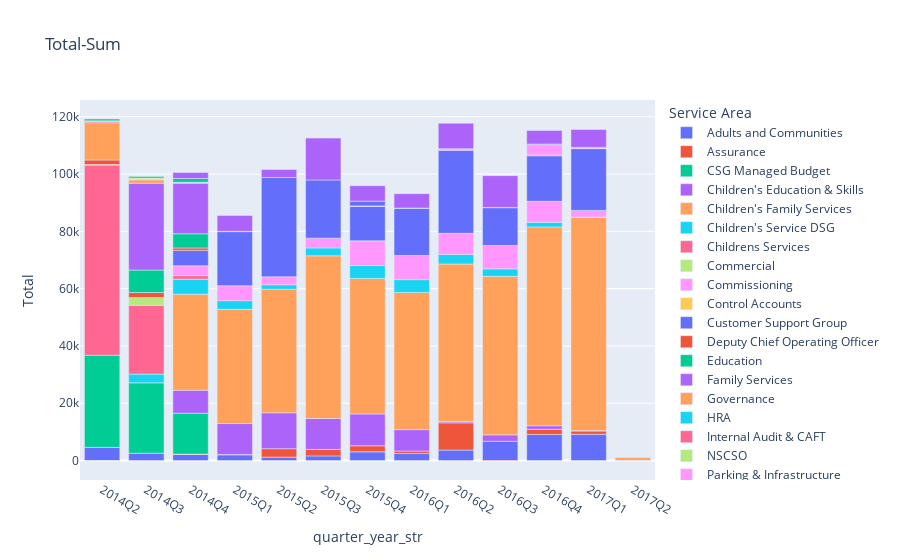
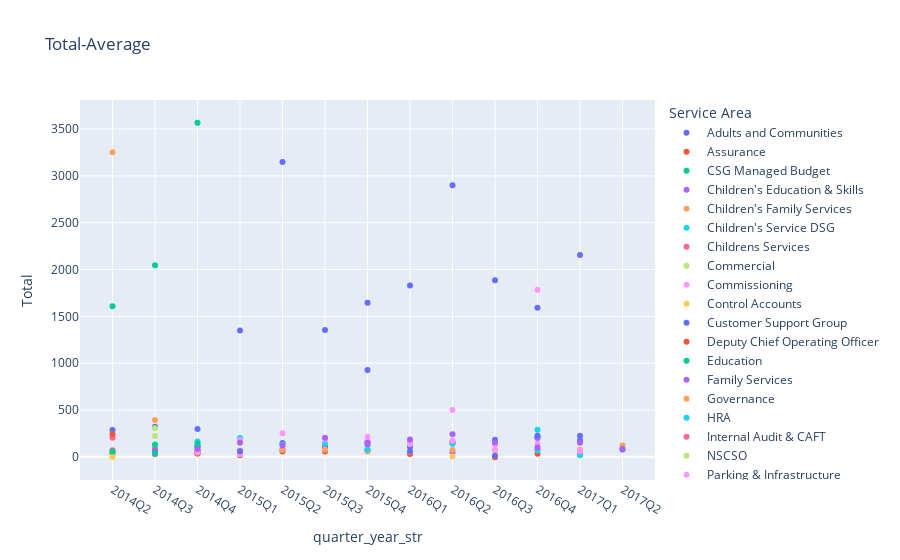
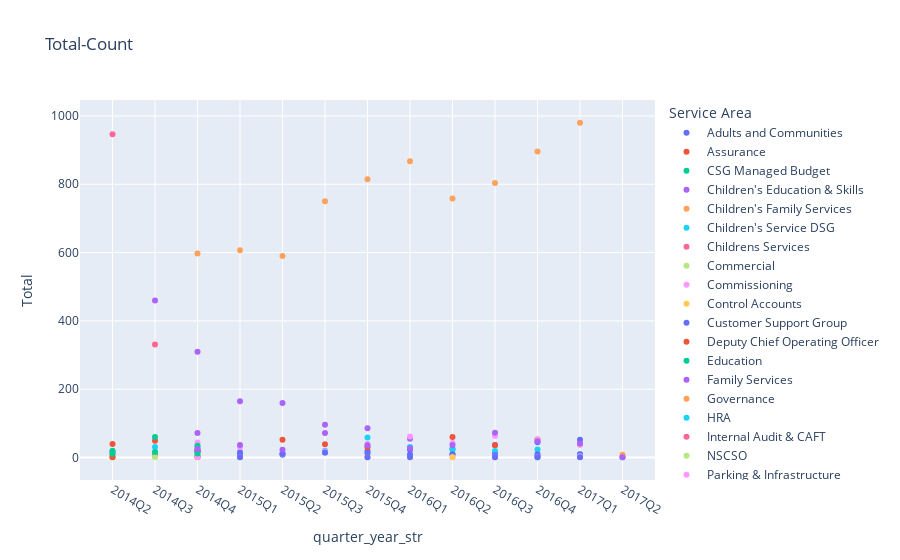

Notebook code for these charts, in order:
### Code cell
# Sum 
data = ds.drop(columns=['Journal Date','quarter_year']).groupby(['Service Area','quarter_year_str']).sum()[['Total']].reset_index()
fig = px.bar(data, x = 'quarter_year_str', y = 'Total',color = 'Service Area',title="Total-Sum")
fig.show()
# Avg
data = ds[['Service Area','quarter_year_str','Total']].groupby(['Service Area','quarter_year_str']).mean()[['Total']].reset_index()
fig = px.scatter(data, x = 'quarter_year_str', y = 'Total',color = 'Service Area', title="Total-Average")
fig.show()
# Count
data = ds[['Service Area','quarter_year_str','Total']].groupby(['Service Area','quarter_year_str']).count()[['Total']].reset_index()
fig = px.scatter(data, x = 'quarter_year_str', y = 'Total',color = 'Service Area',title="Total-Count")
fig.show()

### Figure 1 — Plotly figure (JSON) as saved in the notebook; plotly's stock layout.template omitted (floating-point values rounded to 4 significant figures)
{"data": [{"alignmentgroup": "True", "hovertemplate": "Service Area=Adults and Communities<br>quarter_year_str=%{x}<br>Total=%{y}<extra></extra>", "legendgroup": "Adults and Communities", "marker": {"color": "#636efa", "pattern": {"shape": ""}}, "name": "Adults and Communities", "offsetgroup": "Adults and Communities", "orientation": "v", "showlegend": true, "textposition": "auto", "type": "bar", "x": ["2014Q2", "2014Q3", "2014Q4", "2015Q1", "2015Q2", "2015Q3", "2015Q4", "2016Q1", "2016Q2", "2016Q3", "2016Q4", "2017Q1", "2017Q2"], "xaxis": "x", "y": [4608, 2570.0, 2149.0, 2018.0, 1187.0, 1636.0, 3039.0, 2469.0, 3659.0, 6742.0, 9118.0, 9166.0, 79], "yaxis": "y"}, {"alignmentgroup": "True", "hovertemplate": "Service Area=Assurance<br>quarter_year_str=%{x}<br>Total=%{y}<extra></extra>", "legendgroup": "Assurance", "marker": {"color": "#EF553B", "pattern": {"shape": ""}}, "name": "Assurance", "offsetgroup": "Assurance", "orientation": "v", "showlegend": true, "textposition": "auto", "type": "bar", "x": ["2014Q4", "2015Q1", "2015Q2", "2015Q3", "2015Q4", "2016Q1", "2016Q2", "2016Q3", "2016Q4", "2017Q1"], "xaxis": "x", "y": [105.3, 67.45, 2962.0, 2262.0, 2110.0, 849.3, 9510.0, -151.4, 1786.0, 1170.0], "yaxis": "y"}, {"alignmentgroup": "True", "hovertemplate": "Service Area=CSG Managed Budget<br>quarter_year_str=%{x}<br>Total=%{y}<extra></extra>", "legendgroup": "CSG Managed Budget", "marker": {"color": "#00cc96", "pattern": {"shape": ""}}, "name": "CSG Managed Budget", "offsetgroup": "CSG Managed Budget", "orientation": "v", "showlegend": true, "textposition": "auto", "type": "bar", "x": ["2014Q2", "2014Q3", "2014Q4"], "xaxis": "x", "y": [32170.0, 24549, 14270], "yaxis": "y"}, {"alignmentgroup": "True", "hovertemplate": "Service Area=Children's Education & Skills<br>quarter_year_str=%{x}<br>Total=%{y}<extra></extra>", "legendgroup": "Children's Education & Skills", "marker": {"color": "#ab63fa", "pattern": {"shape": ""}}, "name": "Children's Education & Skills", "offsetgroup": "Children's Education & Skills", "orientation": "v", "showlegend": true, "textposition": "auto", "type": "bar", "x": ["2014Q4", "2015Q1", "2015Q2", "2015Q3", "2015Q4", "2016Q1", "2016Q2", "2016Q3", "2016Q4", "2017Q1"], "xaxis": "x", "y": [8036.0, 10840.0, 12520.0, 10780.0, 11120.0, 7482.0, 481.7, 2229.0, 1254.0, 116.1], "yaxis": "y"}, {"alignmentgroup": "True", "hovertemplate": "Service Area=Children's Family Services<br>quarter_year_str=%{x}<br>Total=%{y}<extra></extra>", "legendgroup": "Children's Family Services", "marker": {"color": "#FFA15A", "pattern": {"shape": ""}}, "name": "Children's Family Services", "offsetgroup": "Children's Family Services", "orientation": "v", "showlegend": true, "textposition": "auto", "type": "bar", "x": ["2014Q4", "2015Q1", "2015Q2", "2015Q3", "2015Q4", "2016Q1", "2016Q2", "2016Q3", "2016Q4", "2017Q1", "2017Q2"], "xaxis": "x", "y": [33510.0, 39860.0, 43140.0, 56770.0, 47280.0, 47880.0, 54940.0, 55320.0, 69390.0, 74350.0, 974.0], "yaxis": "y"}, {"alignmentgroup": "True", "hovertemplate": "Service Area=Children's Service DSG<br>quarter_year_str=%{x}<br>Total=%{y}<extra></extra>", "legendgroup": "Children's Service DSG", "marker": {"color": "#19d3f3", "pattern": {"shape": ""}}, "name": "Children's Service DSG", "offsetgroup": "Children's Service DSG", "orientation": "v", "showlegend": true, "textposition": "auto", "type": "bar", "x": ["2014Q3", "2014Q4", "2015Q1", "2015Q2", "2015Q3", "2015Q4", "2016Q1", "2016Q2", "2016Q3", "2016Q4", "2017Q1"], "xaxis": "x", "y": [3048.0, 5214.0, 3031.0, 1543.0, 2776.0, 4531.0, 4457.0, 3343.0, 2618.0, 1599.0, 168.3], "yaxis": "y"}, {"alignmentgroup": "True", "hovertemplate": "Service Area=Childrens Services<br>quarter_year_str=%{x}<br>Total=%{y}<extra></extra>", "legendgroup": "Childrens Services", "marker": {"color": "#FF6692", "pattern": {"shape": ""}}, "name": "Childrens Services", "offsetgroup": "Childrens Services", "orientation": "v", "showlegend": true, "textposition": "auto", "type": "bar", "x": ["2014Q2", "2014Q3", "2014Q4"], "xaxis": "x", "y": [66340.0, 24000.0, 1264.0], "yaxis": "y"}, {"alignmentgroup": "True", "hovertemplate": "Service Area=Commercial<br>quarter_year_str=%{x}<br>Total=%{y}<extra></extra>", "legendgroup": "Commercial", "marker": {"color": "#B6E880", "pattern": {"shape": ""}}, "name": "Commercial", "offsetgroup": "Commercial", "orientation": "v", "showlegend": true, "textposition": "auto", "type": "bar", "x": ["2014Q3"], "xaxis": "x", "y": [2743.0], "yaxis": "y"}, {"alignmentgroup": "True", "hovertemplate": "Service Area=Commissioning<br>quarter_year_str=%{x}<br>Total=%{y}<extra></extra>", "legendgroup": "Commissioning", "marker": {"color": "#FF97FF", "pattern": {"shape": ""}}, "name": "Commissioning", "offsetgroup": "Commissioning", "orientation": "v", "showlegend": true, "textposition": "auto", "type": "bar", "x": ["2014Q4", "2015Q1", "2015Q2", "2015Q3", "2015Q4", "2016Q1", "2016Q2", "2016Q3", "2016Q4", "2017Q1"], "xaxis": "x", "y": [3425.0, 5189.0, 2776.0, 3402.0, 8603.0, 8435.0, 7370.0, 8139.0, 7314.0, 2331.0], "yaxis": "y"}, {"alignmentgroup": "True", "hovertemplate": "Service Area=Control Accounts<br>quarter_year_str=%{x}<br>Total=%{y}<extra></extra>", "legendgroup": "Control Accounts", "marker": {"color": "#FECB52", "pattern": {"shape": ""}}, "name": "Control Accounts", "offsetgroup": "Control Accounts", "orientation": "v", "showlegend": true, "textposition": "auto", "type": "bar", "x": ["2014Q2"], "xaxis": "x", "y": [190.7], "yaxis": "y"}, {"alignmentgroup": "True", "hovertemplate": "Service Area=Customer Support Group<br>quarter_year_str=%{x}<br>Total=%{y}<extra></extra>", "legendgroup": "Customer Support Group", "marker": {"color": "#636efa", "pattern": {"shape": ""}}, "name": "Customer Support Group", "offsetgroup": "Customer Support Group", "orientation": "v", "showlegend": true, "textposition": "auto", "type": "bar", "x": ["2014Q4", "2015Q1", "2015Q2", "2015Q3", "2015Q4", "2016Q1", "2016Q2", "2016Q3", "2016Q4", "2017Q1"], "xaxis": "x", "y": [5375.0, 18900.0, 34636, 20300.0, 12040.0, 16470.0, 28990.0, 13197, 15910.0, 21554], "yaxis": "y"}, {"alignmentgroup": "True", "hovertemplate": "Service Area=Deputy Chief Operating Officer<br>quarter_year_str=%{x}<br>Total=%{y}<extra></extra>", "legendgroup": "Deputy Chief Operating Officer", "marker": {"color": "#EF553B", "pattern": {"shape": ""}}, "name": "Deputy Chief Operating Officer", "offsetgroup": "Deputy Chief Operating Officer", "orientation": "v", "showlegend": true, "textposition": "auto", "type": "bar", "x": ["2014Q2", "2014Q3", "2014Q4"], "xaxis": "x", "y": [1591.0, 1728.0, 848.9], "yaxis": "y"}, {"alignmentgroup": "True", "hovertemplate": "Service Area=Education<br>quarter_year_str=%{x}<br>Total=%{y}<extra></extra>", "legendgroup": "Education", "marker": {"color": "#00cc96", "pattern": {"shape": ""}}, "name": "Education", "offsetgroup": "Education", "orientation": "v", "showlegend": true, "textposition": "auto", "type": "bar", "x": ["2014Q3", "2014Q4"], "xaxis": "x", "y": [7858.0, 4957.0], "yaxis": "y"}, {"alignmentgroup": "True", "hovertemplate": "Service Area=Family Services<br>quarter_year_str=%{x}<br>Total=%{y}<extra></extra>", "legendgroup": "Family Services", "marker": {"color": "#ab63fa", "pattern": {"shape": ""}}, "name": "Family Services", "offsetgroup": "Family Services", "orientation": "v", "showlegend": true, "textposition": "auto", "type": "bar", "x": ["2014Q3", "2014Q4"], "xaxis": "x", "y": [30280.0, 17690.0], "yaxis": "y"}, {"alignmentgroup": "True", "hovertemplate": "Service Area=Governance<br>quarter_year_str=%{x}<br>Total=%{y}<extra></extra>", "legendgroup": "Governance", "marker": {"color": "#FFA15A", "pattern": {"shape": ""}}, "name": "Governance", "offsetgroup": "Governance", "orientation": "v", "showlegend": true, "textposition": "auto", "type": "bar", "x": ["2014Q2", "2014Q3", "2014Q4"], "xaxis": "x", "y": [13010.0, 1177.0, 53.94], "yaxis": "y"}, {"alignmentgroup": "True", "hovertemplate": "Service Area=HRA<br>quarter_year_str=%{x}<br>Total=%{y}<extra></extra>", "legendgroup": "HRA", "marker": {"color": "#19d3f3", "pattern": {"shape": ""}}, "name": "HRA", "offsetgroup": "HRA", "orientation": "v", "showlegend": true, "textposition": "auto", "type": "bar", "x": ["2016Q4"], "xaxis": "x", "y": [289.9], "yaxis": "y"}, {"alignmentgroup": "True", "hovertemplate": "Service Area=Internal Audit & CAFT<br>quarter_year_str=%{x}<br>Total=%{y}<extra></extra>", "legendgroup": "Internal Audit & CAFT", "marker": {"color": "#FF6692", "pattern": {"shape": ""}}, "name": "Internal Audit & CAFT", "offsetgroup": "Internal Audit & CAFT", "orientation": "v", "showlegend": true, "textposition": "auto", "type": "bar", "x": ["2014Q2", "2014Q3", "2014Q4"], "xaxis": "x", "y": [407.2, 192.9, 116], "yaxis": "y"}, {"alignmentgroup": "True", "hovertemplate": "Service Area=NSCSO<br>quarter_year_str=%{x}<br>Total=%{y}<extra></extra>", "legendgroup": "NSCSO", "marker": {"color": "#B6E880", "pattern": {"shape": ""}}, "name": "NSCSO", "offsetgroup": "NSCSO", "orientation": "v", "showlegend": true, "textposition": "auto", "type": "bar", "x": ["2014Q2", "2014Q3"], "xaxis": "x", "y": [10, 445.5], "yaxis": "y"}, {"alignmentgroup": "True", "hovertemplate": "Service Area=Parking & Infrastructure<br>quarter_year_str=%{x}<br>Total=%{y}<extra></extra>", "legendgroup": "Parking & Infrastructure", "marker": {"color": "#FF97FF", "pattern": {"shape": ""}}, "name": "Parking & Infrastructure", "offsetgroup": "Parking & Infrastructure", "orientation": "v", "showlegend": true, "textposition": "auto", "type": "bar", "x": ["2014Q4", "2015Q1", "2015Q4", "2016Q2", "2016Q3", "2016Q4", "2017Q1"], "xaxis": "x", "y": [92.82, 28.43, 159.7, 500, 76.25, 3568.0, 234.7], "yaxis": "y"}, {"alignmentgroup": "True", "hovertemplate": "Service Area=Public Health<br>quarter_year_str=%{x}<br>Total=%{y}<extra></extra>", "legendgroup": "Public Health", "marker": {"color": "#FECB52", "pattern": {"shape": ""}}, "name": "Public Health", "offsetgroup": "Public Health", "orientation": "v", "showlegend": true, "textposition": "auto", "type": "bar", "x": ["2014Q2", "2016Q2"], "xaxis": "x", "y": [-2.35, 4.55], "yaxis": "y"}, {"alignmentgroup": "True", "hovertemplate": "Service Area=Regional Enterprise<br>quarter_year_str=%{x}<br>Total=%{y}<extra></extra>", "legendgroup": "Regional Enterprise", "marker": {"color": "#636efa", "pattern": {"shape": ""}}, "name": "Regional Enterprise", "offsetgroup": "Regional Enterprise", "orientation": "v", "showlegend": true, "textposition": "auto", "type": "bar", "x": ["2015Q1", "2015Q4", "2016Q1", "2016Q3", "2016Q4", "2017Q1"], "xaxis": "x", "y": [60, 1645, 60, 12, 226, 226], "yaxis": "y"}, {"alignmentgroup": "True", "hovertemplate": "Service Area=Strategic Commissioning Board<br>quarter_year_str=%{x}<br>Total=%{y}<extra></extra>", "legendgroup": "Strategic Commissioning Board", "marker": {"color": "#EF553B", "pattern": {"shape": ""}}, "name": "Strategic Commissioning Board", "offsetgroup": "Strategic Commissioning Board", "orientation": "v", "showlegend": true, "textposition": "auto", "type": "bar", "x": ["2014Q2"], "xaxis": "x", "y": [244], "yaxis": "y"}, {"alignmentgroup": "True", "hovertemplate": "Service Area=Street Scene<br>quarter_year_str=%{x}<br>Total=%{y}<extra></extra>", "legendgroup": "Street Scene", "marker": {"color": "#00cc96", "pattern": {"shape": ""}}, "name": "Street Scene", "offsetgroup": "Street Scene", "orientation": "v", "showlegend": true, "textposition": "auto", "type": "bar", "x": ["2014Q2", "2014Q3", "2014Q4"], "xaxis": "x", "y": [630.1, 570.6, 1332.0], "yaxis": "y"}, {"alignmentgroup": "True", "hovertemplate": "Service Area=Streetscene<br>quarter_year_str=%{x}<br>Total=%{y}<extra></extra>", "legendgroup": "Streetscene", "marker": {"color": "#ab63fa", "pattern": {"shape": ""}}, "name": "Streetscene", "offsetgroup": "Streetscene", "orientation": "v", "showlegend": true, "textposition": "auto", "type": "bar", "x": ["2014Q4", "2015Q1", "2015Q2", "2015Q3", "2015Q4", "2016Q1", "2016Q2", "2016Q3", "2016Q4", "2017Q1", "2017Q2"], "xaxis": "x", "y": [2078.0, 5549.0, 2802.0, 14610.0, 5391.0, 5037.0, 8930.0, 11100.0, 4774.0, 6206.0, 86], "yaxis": "y"}], "layout": {"barmode": "relative", "legend": {"title": {"text": "Service Area"}, "tracegroupgap": 0}, "title": {"text": "Total-Sum"}, "xaxis": {"anchor": "y", "domain": [0, 1], "title": {"text": "quarter_year_str"}}, "yaxis": {"anchor": "x", "domain": [0, 1], "title": {"text": "Total"}}}}

### Figure 2 — Plotly figure (JSON) as saved in the notebook; plotly's stock layout.template omitted (floating-point values rounded to 4 significant figures)
{"data": [{"hovertemplate": "Service Area=Adults and Communities<br>quarter_year_str=%{x}<br>Total=%{y}<extra></extra>", "legendgroup": "Adults and Communities", "marker": {"color": "#636efa", "symbol": "circle"}, "mode": "markers", "name": "Adults and Communities", "orientation": "v", "showlegend": true, "type": "scatter", "x": ["2014Q2", "2014Q3", "2014Q4", "2015Q1", "2015Q2", "2015Q3", "2015Q4", "2016Q1", "2016Q2", "2016Q3", "2016Q4", "2017Q1", "2017Q2"], "xaxis": "x", "y": [288, 321.3, 119.4, 183.4, 148.4, 109.1, 159.9, 107.3, 146.4, 182.2, 202.6, 176.3, 79], "yaxis": "y"}, {"hovertemplate": "Service Area=Assurance<br>quarter_year_str=%{x}<br>Total=%{y}<extra></extra>", "legendgroup": "Assurance", "marker": {"color": "#EF553B", "symbol": "circle"}, "mode": "markers", "name": "Assurance", "orientation": "v", "showlegend": true, "type": "scatter", "x": ["2014Q4", "2015Q1", "2015Q2", "2015Q3", "2015Q4", "2016Q1", "2016Q2", "2016Q3", "2016Q4", "2017Q1"], "xaxis": "x", "y": [35.11, 16.86, 56.96, 58.01, 70.33, 29.29, 158.5, -4.206, 33.69, 30.79], "yaxis": "y"}, {"hovertemplate": "Service Area=CSG Managed Budget<br>quarter_year_str=%{x}<br>Total=%{y}<extra></extra>", "legendgroup": "CSG Managed Budget", "marker": {"color": "#00cc96", "symbol": "circle"}, "mode": "markers", "name": "CSG Managed Budget", "orientation": "v", "showlegend": true, "type": "scatter", "x": ["2014Q2", "2014Q3", "2014Q4"], "xaxis": "x", "y": [1608.0, 2046.0, 3568.0], "yaxis": "y"}, {"hovertemplate": "Service Area=Children's Education & Skills<br>quarter_year_str=%{x}<br>Total=%{y}<extra></extra>", "legendgroup": "Children's Education & Skills", "marker": {"color": "#ab63fa", "symbol": "circle"}, "mode": "markers", "name": "Children's Education & Skills", "orientation": "v", "showlegend": true, "type": "scatter", "x": ["2014Q4", "2015Q1", "2015Q2", "2015Q3", "2015Q4", "2016Q1", "2016Q2", "2016Q3", "2016Q4", "2017Q1"], "xaxis": "x", "y": [111.6, 65.67, 78.28, 112.3, 129.3, 136.0, 48.17, 148.6, 209.0, 58.05], "yaxis": "y"}, {"hovertemplate": "Service Area=Children's Family Services<br>quarter_year_str=%{x}<br>Total=%{y}<extra></extra>", "legendgroup": "Children's Family Services", "marker": {"color": "#FFA15A", "symbol": "circle"}, "mode": "markers", "name": "Children's Family Services", "orientation": "v", "showlegend": true, "type": "scatter", "x": ["2014Q4", "2015Q1", "2015Q2", "2015Q3", "2015Q4", "2016Q1", "2016Q2", "2016Q3", "2016Q4", "2017Q1", "2017Q2"], "xaxis": "x", "y": [56.13, 65.66, 73.11, 75.69, 58.01, 55.23, 72.48, 68.81, 77.44, 75.87, 121.8], "yaxis": "y"}, {"hovertemplate": "Service Area=Children's Service DSG<br>quarter_year_str=%{x}<br>Total=%{y}<extra></extra>", "legendgroup": "Children's Service DSG", "marker": {"color": "#19d3f3", "symbol": "circle"}, "mode": "markers", "name": "Children's Service DSG", "orientation": "v", "showlegend": true, "type": "scatter", "x": ["2014Q3", "2014Q4", "2015Q1", "2015Q2", "2015Q3", "2015Q4", "2016Q1", "2016Q2", "2016Q3", "2016Q4", "2017Q1"], "xaxis": "x", "y": [98.31, 162.9, 202.0, 128.6, 138.8, 76.79, 143.8, 139.3, 137.8, 66.64, 16.83], "yaxis": "y"}, {"hovertemplate": "Service Area=Childrens Services<br>quarter_year_str=%{x}<br>Total=%{y}<extra></extra>", "legendgroup": "Childrens Services", "marker": {"color": "#FF6692", "symbol": "circle"}, "mode": "markers", "name": "Childrens Services", "orientation": "v", "showlegend": true, "type": "scatter", "x": ["2014Q2", "2014Q3", "2014Q4"], "xaxis": "x", "y": [70.13, 72.5, 63.21], "yaxis": "y"}, {"hovertemplate": "Service Area=Commercial<br>quarter_year_str=%{x}<br>Total=%{y}<extra></extra>", "legendgroup": "Commercial", "marker": {"color": "#B6E880", "symbol": "circle"}, "mode": "markers", "name": "Commercial", "orientation": "v", "showlegend": true, "type": "scatter", "x": ["2014Q3"], "xaxis": "x", "y": [304.8], "yaxis": "y"}, {"hovertemplate": "Service Area=Commissioning<br>quarter_year_str=%{x}<br>Total=%{y}<extra></extra>", "legendgroup": "Commissioning", "marker": {"color": "#FF97FF", "symbol": "circle"}, "mode": "markers", "name": "Commissioning", "orientation": "v", "showlegend": true, "type": "scatter", "x": ["2014Q4", "2015Q1", "2015Q2", "2015Q3", "2015Q4", "2016Q1", "2016Q2", "2016Q3", "2016Q4", "2017Q1"], "xaxis": "x", "y": [77.85, 178.9, 252.4, 189.0, 215.1, 136.0, 171.4, 129.2, 140.7, 61.35], "yaxis": "y"}, {"hovertemplate": "Service Area=Control Accounts<br>quarter_year_str=%{x}<br>Total=%{y}<extra></extra>", "legendgroup": "Control Accounts", "marker": {"color": "#FECB52", "symbol": "circle"}, "mode": "markers", "name": "Control Accounts", "orientation": "v", "showlegend": true, "type": "scatter", "x": ["2014Q2"], "xaxis": "x", "y": [23.84], "yaxis": "y"}, {"hovertemplate": "Service Area=Customer Support Group<br>quarter_year_str=%{x}<br>Total=%{y}<extra></extra>", "legendgroup": "Customer Support Group", "marker": {"color": "#636efa", "symbol": "circle"}, "mode": "markers", "name": "Customer Support Group", "orientation": "v", "showlegend": true, "type": "scatter", "x": ["2014Q4", "2015Q1", "2015Q2", "2015Q3", "2015Q4", "2016Q1", "2016Q2", "2016Q3", "2016Q4", "2017Q1"], "xaxis": "x", "y": [298.6, 1350.0, 3149.0, 1354.0, 926.3, 1830.0, 2899.0, 1885.0, 1591.0, 2155.0], "yaxis": "y"}, {"hovertemplate": "Service Area=Deputy Chief Operating Officer<br>quarter_year_str=%{x}<br>Total=%{y}<extra></extra>", "legendgroup": "Deputy Chief Operating Officer", "marker": {"color": "#EF553B", "symbol": "circle"}, "mode": "markers", "name": "Deputy Chief Operating Officer", "orientation": "v", "showlegend": true, "type": "scatter", "x": ["2014Q2", "2014Q3", "2014Q4"], "xaxis": "x", "y": [39.78, 35.27, 35.37], "yaxis": "y"}, {"hovertemplate": "Service Area=Education<br>quarter_year_str=%{x}<br>Total=%{y}<extra></extra>", "legendgroup": "Education", "marker": {"color": "#00cc96", "symbol": "circle"}, "mode": "markers", "name": "Education", "orientation": "v", "showlegend": true, "type": "scatter", "x": ["2014Q3", "2014Q4"], "xaxis": "x", "y": [131.0, 141.6], "yaxis": "y"}, {"hovertemplate": "Service Area=Family Services<br>quarter_year_str=%{x}<br>Total=%{y}<extra></extra>", "legendgroup": "Family Services", "marker": {"color": "#ab63fa", "symbol": "circle"}, "mode": "markers", "name": "Family Services", "orientation": "v", "showlegend": true, "type": "scatter", "x": ["2014Q3", "2014Q4"], "xaxis": "x", "y": [65.83, 57.08], "yaxis": "y"}, {"hovertemplate": "Service Area=Governance<br>quarter_year_str=%{x}<br>Total=%{y}<extra></extra>", "legendgroup": "Governance", "marker": {"color": "#FFA15A", "symbol": "circle"}, "mode": "markers", "name": "Governance", "orientation": "v", "showlegend": true, "type": "scatter", "x": ["2014Q2", "2014Q3", "2014Q4"], "xaxis": "x", "y": [3253.0, 392.3, 53.94], "yaxis": "y"}, {"hovertemplate": "Service Area=HRA<br>quarter_year_str=%{x}<br>Total=%{y}<extra></extra>", "legendgroup": "HRA", "marker": {"color": "#19d3f3", "symbol": "circle"}, "mode": "markers", "name": "HRA", "orientation": "v", "showlegend": true, "type": "scatter", "x": ["2016Q4"], "xaxis": "x", "y": [289.9], "yaxis": "y"}, {"hovertemplate": "Service Area=Internal Audit & CAFT<br>quarter_year_str=%{x}<br>Total=%{y}<extra></extra>", "legendgroup": "Internal Audit & CAFT", "marker": {"color": "#FF6692", "symbol": "circle"}, "mode": "markers", "name": "Internal Audit & CAFT", "orientation": "v", "showlegend": true, "type": "scatter", "x": ["2014Q2", "2014Q3", "2014Q4"], "xaxis": "x", "y": [203.6, 27.56, 58], "yaxis": "y"}, {"hovertemplate": "Service Area=NSCSO<br>quarter_year_str=%{x}<br>Total=%{y}<extra></extra>", "legendgroup": "NSCSO", "marker": {"color": "#B6E880", "symbol": "circle"}, "mode": "markers", "name": "NSCSO", "orientation": "v", "showlegend": true, "type": "scatter", "x": ["2014Q2", "2014Q3"], "xaxis": "x", "y": [10, 222.8], "yaxis": "y"}, {"hovertemplate": "Service Area=Parking & Infrastructure<br>quarter_year_str=%{x}<br>Total=%{y}<extra></extra>", "legendgroup": "Parking & Infrastructure", "marker": {"color": "#FF97FF", "symbol": "circle"}, "mode": "markers", "name": "Parking & Infrastructure", "orientation": "v", "showlegend": true, "type": "scatter", "x": ["2014Q4", "2015Q1", "2015Q4", "2016Q2", "2016Q3", "2016Q4", "2017Q1"], "xaxis": "x", "y": [46.41, 28.43, 159.7, 500, 76.25, 1784.0, 58.67], "yaxis": "y"}, {"hovertemplate": "Service Area=Public Health<br>quarter_year_str=%{x}<br>Total=%{y}<extra></extra>", "legendgroup": "Public Health", "marker": {"color": "#FECB52", "symbol": "circle"}, "mode": "markers", "name": "Public Health", "orientation": "v", "showlegend": true, "type": "scatter", "x": ["2014Q2", "2016Q2"], "xaxis": "x", "y": [-1.175, 4.55], "yaxis": "y"}, {"hovertemplate": "Service Area=Regional Enterprise<br>quarter_year_str=%{x}<br>Total=%{y}<extra></extra>", "legendgroup": "Regional Enterprise", "marker": {"color": "#636efa", "symbol": "circle"}, "mode": "markers", "name": "Regional Enterprise", "orientation": "v", "showlegend": true, "type": "scatter", "x": ["2015Q1", "2015Q4", "2016Q1", "2016Q3", "2016Q4", "2017Q1"], "xaxis": "x", "y": [60, 1645, 60, 12, 226, 226], "yaxis": "y"}, {"hovertemplate": "Service Area=Strategic Commissioning Board<br>quarter_year_str=%{x}<br>Total=%{y}<extra></extra>", "legendgroup": "Strategic Commissioning Board", "marker": {"color": "#EF553B", "symbol": "circle"}, "mode": "markers", "name": "Strategic Commissioning Board", "orientation": "v", "showlegend": true, "type": "scatter", "x": ["2014Q2"], "xaxis": "x", "y": [244], "yaxis": "y"}, {"hovertemplate": "Service Area=Street Scene<br>quarter_year_str=%{x}<br>Total=%{y}<extra></extra>", "legendgroup": "Street Scene", "marker": {"color": "#00cc96", "symbol": "circle"}, "mode": "markers", "name": "Street Scene", "orientation": "v", "showlegend": true, "type": "scatter", "x": ["2014Q2", "2014Q3", "2014Q4"], "xaxis": "x", "y": [57.28, 35.66, 111.0], "yaxis": "y"}, {"hovertemplate": "Service Area=Streetscene<br>quarter_year_str=%{x}<br>Total=%{y}<extra></extra>", "legendgroup": "Streetscene", "marker": {"color": "#ab63fa", "symbol": "circle"}, "mode": "markers", "name": "Streetscene", "orientation": "v", "showlegend": true, "type": "scatter", "x": ["2014Q4", "2015Q1", "2015Q2", "2015Q3", "2015Q4", "2016Q1", "2016Q2", "2016Q3", "2016Q4", "2017Q1", "2017Q2"], "xaxis": "x", "y": [83.13, 150.0, 121.8, 202.9, 149.7, 186.6, 241.3, 152.0, 99.45, 151.4, 86], "yaxis": "y"}], "layout": {"legend": {"title": {"text": "Service Area"}, "tracegroupgap": 0}, "title": {"text": "Total-Average"}, "xaxis": {"anchor": "y", "domain": [0, 1], "title": {"text": "quarter_year_str"}}, "yaxis": {"anchor": "x", "domain": [0, 1], "title": {"text": "Total"}}}}

### Figure 3 — Plotly figure (JSON) as saved in the notebook; plotly's stock layout.template omitted (floating-point values rounded to 4 significant figures)
{"data": [{"hovertemplate": "Service Area=Adults and Communities<br>quarter_year_str=%{x}<br>Total=%{y}<extra></extra>", "legendgroup": "Adults and Communities", "marker": {"color": "#636efa", "symbol": "circle"}, "mode": "markers", "name": "Adults and Communities", "orientation": "v", "showlegend": true, "type": "scatter", "x": ["2014Q2", "2014Q3", "2014Q4", "2015Q1", "2015Q2", "2015Q3", "2015Q4", "2016Q1", "2016Q2", "2016Q3", "2016Q4", "2017Q1", "2017Q2"], "xaxis": "x", "y": [16, 8, 18, 11, 8, 15, 19, 23, 25, 37, 45, 52, 1], "yaxis": "y"}, {"hovertemplate": "Service Area=Assurance<br>quarter_year_str=%{x}<br>Total=%{y}<extra></extra>", "legendgroup": "Assurance", "marker": {"color": "#EF553B", "symbol": "circle"}, "mode": "markers", "name": "Assurance", "orientation": "v", "showlegend": true, "type": "scatter", "x": ["2014Q4", "2015Q1", "2015Q2", "2015Q3", "2015Q4", "2016Q1", "2016Q2", "2016Q3", "2016Q4", "2017Q1"], "xaxis": "x", "y": [3, 4, 52, 39, 30, 29, 60, 36, 53, 38], "yaxis": "y"}, {"hovertemplate": "Service Area=CSG Managed Budget<br>quarter_year_str=%{x}<br>Total=%{y}<extra></extra>", "legendgroup": "CSG Managed Budget", "marker": {"color": "#00cc96", "symbol": "circle"}, "mode": "markers", "name": "CSG Managed Budget", "orientation": "v", "showlegend": true, "type": "scatter", "x": ["2014Q2", "2014Q3", "2014Q4"], "xaxis": "x", "y": [20, 12, 4], "yaxis": "y"}, {"hovertemplate": "Service Area=Children's Education & Skills<br>quarter_year_str=%{x}<br>Total=%{y}<extra></extra>", "legendgroup": "Children's Education & Skills", "marker": {"color": "#ab63fa", "symbol": "circle"}, "mode": "markers", "name": "Children's Education & Skills", "orientation": "v", "showlegend": true, "type": "scatter", "x": ["2014Q4", "2015Q1", "2015Q2", "2015Q3", "2015Q4", "2016Q1", "2016Q2", "2016Q3", "2016Q4", "2017Q1"], "xaxis": "x", "y": [72, 165, 160, 96, 86, 55, 10, 15, 6, 2], "yaxis": "y"}, {"hovertemplate": "Service Area=Children's Family Services<br>quarter_year_str=%{x}<br>Total=%{y}<extra></extra>", "legendgroup": "Children's Family Services", "marker": {"color": "#FFA15A", "symbol": "circle"}, "mode": "markers", "name": "Children's Family Services", "orientation": "v", "showlegend": true, "type": "scatter", "x": ["2014Q4", "2015Q1", "2015Q2", "2015Q3", "2015Q4", "2016Q1", "2016Q2", "2016Q3", "2016Q4", "2017Q1", "2017Q2"], "xaxis": "x", "y": [597, 607, 590, 750, 815, 867, 758, 804, 896, 980, 8], "yaxis": "y"}, {"hovertemplate": "Service Area=Children's Service DSG<br>quarter_year_str=%{x}<br>Total=%{y}<extra></extra>", "legendgroup": "Children's Service DSG", "marker": {"color": "#19d3f3", "symbol": "circle"}, "mode": "markers", "name": "Children's Service DSG", "orientation": "v", "showlegend": true, "type": "scatter", "x": ["2014Q3", "2014Q4", "2015Q1", "2015Q2", "2015Q3", "2015Q4", "2016Q1", "2016Q2", "2016Q3", "2016Q4", "2017Q1"], "xaxis": "x", "y": [31, 32, 15, 12, 20, 59, 31, 24, 19, 24, 10], "yaxis": "y"}, {"hovertemplate": "Service Area=Childrens Services<br>quarter_year_str=%{x}<br>Total=%{y}<extra></extra>", "legendgroup": "Childrens Services", "marker": {"color": "#FF6692", "symbol": "circle"}, "mode": "markers", "name": "Childrens Services", "orientation": "v", "showlegend": true, "type": "scatter", "x": ["2014Q2", "2014Q3", "2014Q4"], "xaxis": "x", "y": [946, 331, 20], "yaxis": "y"}, {"hovertemplate": "Service Area=Commercial<br>quarter_year_str=%{x}<br>Total=%{y}<extra></extra>", "legendgroup": "Commercial", "marker": {"color": "#B6E880", "symbol": "circle"}, "mode": "markers", "name": "Commercial", "orientation": "v", "showlegend": true, "type": "scatter", "x": ["2014Q3"], "xaxis": "x", "y": [9], "yaxis": "y"}, {"hovertemplate": "Service Area=Commissioning<br>quarter_year_str=%{x}<br>Total=%{y}<extra></extra>", "legendgroup": "Commissioning", "marker": {"color": "#FF97FF", "symbol": "circle"}, "mode": "markers", "name": "Commissioning", "orientation": "v", "showlegend": true, "type": "scatter", "x": ["2014Q4", "2015Q1", "2015Q2", "2015Q3", "2015Q4", "2016Q1", "2016Q2", "2016Q3", "2016Q4", "2017Q1"], "xaxis": "x", "y": [44, 29, 11, 18, 40, 62, 43, 63, 52, 38], "yaxis": "y"}, {"hovertemplate": "Service Area=Control Accounts<br>quarter_year_str=%{x}<br>Total=%{y}<extra></extra>", "legendgroup": "Control Accounts", "marker": {"color": "#FECB52", "symbol": "circle"}, "mode": "markers", "name": "Control Accounts", "orientation": "v", "showlegend": true, "type": "scatter", "x": ["2014Q2"], "xaxis": "x", "y": [8], "yaxis": "y"}, {"hovertemplate": "Service Area=Customer Support Group<br>quarter_year_str=%{x}<br>Total=%{y}<extra></extra>", "legendgroup": "Customer Support Group", "marker": {"color": "#636efa", "symbol": "circle"}, "mode": "markers", "name": "Customer Support Group", "orientation": "v", "showlegend": true, "type": "scatter", "x": ["2014Q4", "2015Q1", "2015Q2", "2015Q3", "2015Q4", "2016Q1", "2016Q2", "2016Q3", "2016Q4", "2017Q1"], "xaxis": "x", "y": [18, 14, 11, 15, 13, 9, 10, 7, 10, 10], "yaxis": "y"}, {"hovertemplate": "Service Area=Deputy Chief Operating Officer<br>quarter_year_str=%{x}<br>Total=%{y}<extra></extra>", "legendgroup": "Deputy Chief Operating Officer", "marker": {"color": "#EF553B", "symbol": "circle"}, "mode": "markers", "name": "Deputy Chief Operating Officer", "orientation": "v", "showlegend": true, "type": "scatter", "x": ["2014Q2", "2014Q3", "2014Q4"], "xaxis": "x", "y": [40, 49, 24], "yaxis": "y"}, {"hovertemplate": "Service Area=Education<br>quarter_year_str=%{x}<br>Total=%{y}<extra></extra>", "legendgroup": "Education", "marker": {"color": "#00cc96", "symbol": "circle"}, "mode": "markers", "name": "Education", "orientation": "v", "showlegend": true, "type": "scatter", "x": ["2014Q3", "2014Q4"], "xaxis": "x", "y": [60, 35], "yaxis": "y"}, {"hovertemplate": "Service Area=Family Services<br>quarter_year_str=%{x}<br>Total=%{y}<extra></extra>", "legendgroup": "Family Services", "marker": {"color": "#ab63fa", "symbol": "circle"}, "mode": "markers", "name": "Family Services", "orientation": "v", "showlegend": true, "type": "scatter", "x": ["2014Q3", "2014Q4"], "xaxis": "x", "y": [460, 310], "yaxis": "y"}, {"hovertemplate": "Service Area=Governance<br>quarter_year_str=%{x}<br>Total=%{y}<extra></extra>", "legendgroup": "Governance", "marker": {"color": "#FFA15A", "symbol": "circle"}, "mode": "markers", "name": "Governance", "orientation": "v", "showlegend": true, "type": "scatter", "x": ["2014Q2", "2014Q3", "2014Q4"], "xaxis": "x", "y": [4, 3, 1], "yaxis": "y"}, {"hovertemplate": "Service Area=HRA<br>quarter_year_str=%{x}<br>Total=%{y}<extra></extra>", "legendgroup": "HRA", "marker": {"color": "#19d3f3", "symbol": "circle"}, "mode": "markers", "name": "HRA", "orientation": "v", "showlegend": true, "type": "scatter", "x": ["2016Q4"], "xaxis": "x", "y": [1], "yaxis": "y"}, {"hovertemplate": "Service Area=Internal Audit & CAFT<br>quarter_year_str=%{x}<br>Total=%{y}<extra></extra>", "legendgroup": "Internal Audit & CAFT", "marker": {"color": "#FF6692", "symbol": "circle"}, "mode": "markers", "name": "Internal Audit & CAFT", "orientation": "v", "showlegend": true, "type": "scatter", "x": ["2014Q2", "2014Q3", "2014Q4"], "xaxis": "x", "y": [2, 7, 2], "yaxis": "y"}, {"hovertemplate": "Service Area=NSCSO<br>quarter_year_str=%{x}<br>Total=%{y}<extra></extra>", "legendgroup": "NSCSO", "marker": {"color": "#B6E880", "symbol": "circle"}, "mode": "markers", "name": "NSCSO", "orientation": "v", "showlegend": true, "type": "scatter", "x": ["2014Q2", "2014Q3"], "xaxis": "x", "y": [1, 2], "yaxis": "y"}, {"hovertemplate": "Service Area=Parking & Infrastructure<br>quarter_year_str=%{x}<br>Total=%{y}<extra></extra>", "legendgroup": "Parking & Infrastructure", "marker": {"color": "#FF97FF", "symbol": "circle"}, "mode": "markers", "name": "Parking & Infrastructure", "orientation": "v", "showlegend": true, "type": "scatter", "x": ["2014Q4", "2015Q1", "2015Q4", "2016Q2", "2016Q3", "2016Q4", "2017Q1"], "xaxis": "x", "y": [2, 1, 1, 1, 1, 2, 4], "yaxis": "y"}, {"hovertemplate": "Service Area=Public Health<br>quarter_year_str=%{x}<br>Total=%{y}<extra></extra>", "legendgroup": "Public Health", "marker": {"color": "#FECB52", "symbol": "circle"}, "mode": "markers", "name": "Public Health", "orientation": "v", "showlegend": true, "type": "scatter", "x": ["2014Q2", "2016Q2"], "xaxis": "x", "y": [2, 1], "yaxis": "y"}, {"hovertemplate": "Service Area=Regional Enterprise<br>quarter_year_str=%{x}<br>Total=%{y}<extra></extra>", "legendgroup": "Regional Enterprise", "marker": {"color": "#636efa", "symbol": "circle"}, "mode": "markers", "name": "Regional Enterprise", "orientation": "v", "showlegend": true, "type": "scatter", "x": ["2015Q1", "2015Q4", "2016Q1", "2016Q3", "2016Q4", "2017Q1"], "xaxis": "x", "y": [1, 1, 1, 1, 1, 1], "yaxis": "y"}, {"hovertemplate": "Service Area=Strategic Commissioning Board<br>quarter_year_str=%{x}<br>Total=%{y}<extra></extra>", "legendgroup": "Strategic Commissioning Board", "marker": {"color": "#EF553B", "symbol": "circle"}, "mode": "markers", "name": "Strategic Commissioning Board", "orientation": "v", "showlegend": true, "type": "scatter", "x": ["2014Q2"], "xaxis": "x", "y": [1], "yaxis": "y"}, {"hovertemplate": "Service Area=Street Scene<br>quarter_year_str=%{x}<br>Total=%{y}<extra></extra>", "legendgroup": "Street Scene", "marker": {"color": "#00cc96", "symbol": "circle"}, "mode": "markers", "name": "Street Scene", "orientation": "v", "showlegend": true, "type": "scatter", "x": ["2014Q2", "2014Q3", "2014Q4"], "xaxis": "x", "y": [11, 16, 12], "yaxis": "y"}, {"hovertemplate": "Service Area=Streetscene<br>quarter_year_str=%{x}<br>Total=%{y}<extra></extra>", "legendgroup": "Streetscene", "marker": {"color": "#ab63fa", "symbol": "circle"}, "mode": "markers", "name": "Streetscene", "orientation": "v", "showlegend": true, "type": "scatter", "x": ["2014Q4", "2015Q1", "2015Q2", "2015Q3", "2015Q4", "2016Q1", "2016Q2", "2016Q3", "2016Q4", "2017Q1", "2017Q2"], "xaxis": "x", "y": [25, 37, 23, 72, 36, 27, 37, 73, 48, 41, 1], "yaxis": "y"}], "layout": {"legend": {"title": {"text": "Service Area"}, "tracegroupgap": 0}, "title": {"text": "Total-Count"}, "xaxis": {"anchor": "y", "domain": [0, 1], "title": {"text": "quarter_year_str"}}, "yaxis": {"anchor": "x", "domain": [0, 1], "title": {"text": "Total"}}}}
